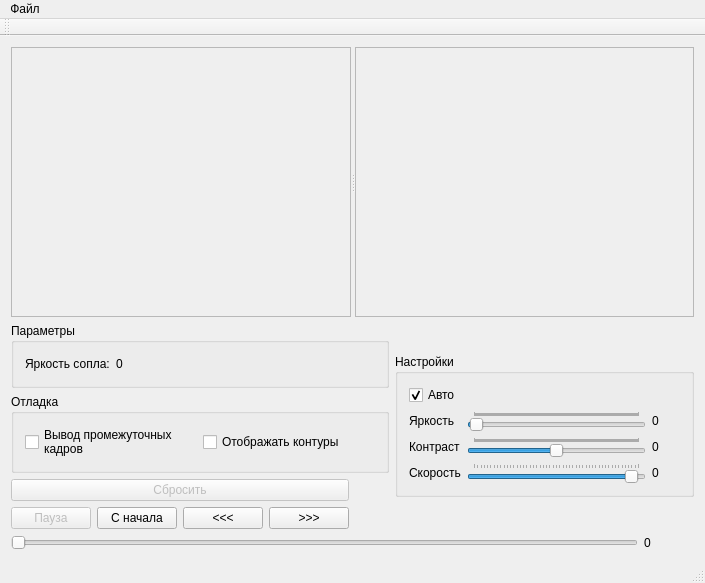
<?xml version="1.0" encoding="UTF-8"?>
<ui version="4.0">
 <class>MainWindow</class>
 <widget class="QMainWindow" name="MainWindow">
  <property name="geometry">
   <rect>
    <x>0</x>
    <y>0</y>
    <width>705</width>
    <height>583</height>
   </rect>
  </property>
  <property name="sizePolicy">
   <sizepolicy hsizetype="Maximum" vsizetype="Maximum">
    <horstretch>0</horstretch>
    <verstretch>0</verstretch>
   </sizepolicy>
  </property>
  <property name="windowTitle">
   <string>MainWindow</string>
  </property>
  <widget class="QWidget" name="centralWidget">
   <layout class="QGridLayout" name="gridLayout_4">
    <item row="0" column="0">
     <layout class="QVBoxLayout" name="verticalLayout_3" stretch="1,0">
      <item>
       <widget class="QSplitter" name="splitter">
        <property name="sizePolicy">
         <sizepolicy hsizetype="Minimum" vsizetype="Minimum">
          <horstretch>0</horstretch>
          <verstretch>0</verstretch>
         </sizepolicy>
        </property>
        <property name="minimumSize">
         <size>
          <width>0</width>
          <height>0</height>
         </size>
        </property>
        <property name="orientation">
         <enum>Qt::Horizontal</enum>
        </property>
        <property name="opaqueResize">
         <bool>true</bool>
        </property>
        <widget class="QScrollArea" name="sceeneBolometr">
         <property name="enabled">
          <bool>true</bool>
         </property>
         <property name="sizePolicy">
          <sizepolicy hsizetype="Minimum" vsizetype="Minimum">
           <horstretch>0</horstretch>
           <verstretch>0</verstretch>
          </sizepolicy>
         </property>
         <property name="minimumSize">
          <size>
           <width>320</width>
           <height>256</height>
          </size>
         </property>
         <property name="sizeIncrement">
          <size>
           <width>0</width>
           <height>0</height>
          </size>
         </property>
         <property name="baseSize">
          <size>
           <width>0</width>
           <height>0</height>
          </size>
         </property>
         <property name="widgetResizable">
          <bool>true</bool>
         </property>
         <widget class="QWidget" name="scrollAreaWidgetContents">
          <property name="geometry">
           <rect>
            <x>0</x>
            <y>0</y>
            <width>339</width>
            <height>267</height>
           </rect>
          </property>
         </widget>
        </widget>
        <widget class="QScrollArea" name="sceeneKreol">
         <property name="enabled">
          <bool>true</bool>
         </property>
         <property name="sizePolicy">
          <sizepolicy hsizetype="Minimum" vsizetype="Minimum">
           <horstretch>0</horstretch>
           <verstretch>0</verstretch>
          </sizepolicy>
         </property>
         <property name="minimumSize">
          <size>
           <width>320</width>
           <height>256</height>
          </size>
         </property>
         <property name="sizeIncrement">
          <size>
           <width>0</width>
           <height>0</height>
          </size>
         </property>
         <property name="baseSize">
          <size>
           <width>0</width>
           <height>0</height>
          </size>
         </property>
         <property name="widgetResizable">
          <bool>true</bool>
         </property>
         <widget class="QWidget" name="scrollAreaWidgetContents_2">
          <property name="geometry">
           <rect>
            <x>0</x>
            <y>0</y>
            <width>338</width>
            <height>267</height>
           </rect>
          </property>
         </widget>
        </widget>
       </widget>
      </item>
      <item>
       <layout class="QHBoxLayout" name="horizontalLayout_2">
        <item>
         <layout class="QVBoxLayout" name="verticalLayout_2" stretch="0,0,0,0">
          <item>
           <widget class="QGroupBox" name="groupBox_2">
            <property name="sizePolicy">
             <sizepolicy hsizetype="Preferred" vsizetype="Maximum">
              <horstretch>0</horstretch>
              <verstretch>0</verstretch>
             </sizepolicy>
            </property>
            <property name="minimumSize">
             <size>
              <width>0</width>
              <height>0</height>
             </size>
            </property>
            <property name="title">
             <string>Параметры</string>
            </property>
            <layout class="QGridLayout" name="gridLayout_3">
             <item row="0" column="0">
              <layout class="QHBoxLayout" name="horizontalLayout_6">
               <item>
                <widget class="QLabel" name="label_3">
                 <property name="sizePolicy">
                  <sizepolicy hsizetype="Maximum" vsizetype="Maximum">
                   <horstretch>0</horstretch>
                   <verstretch>0</verstretch>
                  </sizepolicy>
                 </property>
                 <property name="text">
                  <string>Яркость сопла:</string>
                 </property>
                </widget>
               </item>
               <item>
                <widget class="QLabel" name="_labelBrightness">
                 <property name="sizePolicy">
                  <sizepolicy hsizetype="Maximum" vsizetype="Maximum">
                   <horstretch>0</horstretch>
                   <verstretch>0</verstretch>
                  </sizepolicy>
                 </property>
                 <property name="text">
                  <string>0</string>
                 </property>
                </widget>
               </item>
               <item>
                <spacer name="horizontalSpacer_4">
                 <property name="orientation">
                  <enum>Qt::Horizontal</enum>
                 </property>
                 <property name="sizeHint" stdset="0">
                  <size>
                   <width>40</width>
                   <height>20</height>
                  </size>
                 </property>
                </spacer>
               </item>
              </layout>
             </item>
            </layout>
           </widget>
          </item>
          <item>
           <widget class="QGroupBox" name="groupBox_3">
            <property name="title">
             <string>Отладка</string>
            </property>
            <layout class="QGridLayout" name="gridLayout_2">
             <item row="0" column="0">
              <layout class="QHBoxLayout" name="horizontalLayout_7">
               <item>
                <widget class="QCheckBox" name="_checkBoxDebug">
                 <property name="text">
                  <string>Вывод промежуточных 
кадров</string>
                 </property>
                </widget>
               </item>
               <item>
                <widget class="QCheckBox" name="_checkBoxDrawContours">
                 <property name="sizePolicy">
                  <sizepolicy hsizetype="Minimum" vsizetype="Maximum">
                   <horstretch>0</horstretch>
                   <verstretch>0</verstretch>
                  </sizepolicy>
                 </property>
                 <property name="text">
                  <string>Отображать контуры</string>
                 </property>
                </widget>
               </item>
              </layout>
             </item>
            </layout>
           </widget>
          </item>
          <item>
           <layout class="QHBoxLayout" name="horizontalLayout_4">
            <property name="spacing">
             <number>2</number>
            </property>
            <property name="sizeConstraint">
             <enum>QLayout::SetDefaultConstraint</enum>
            </property>
            <item>
             <widget class="QPushButton" name="_buttonReset">
              <property name="enabled">
               <bool>false</bool>
              </property>
              <property name="sizePolicy">
               <sizepolicy hsizetype="Minimum" vsizetype="Maximum">
                <horstretch>0</horstretch>
                <verstretch>0</verstretch>
               </sizepolicy>
              </property>
              <property name="text">
               <string>Сбросить</string>
              </property>
             </widget>
            </item>
            <item>
             <spacer name="horizontalSpacer_2">
              <property name="orientation">
               <enum>Qt::Horizontal</enum>
              </property>
              <property name="sizeType">
               <enum>QSizePolicy::Minimum</enum>
              </property>
              <property name="sizeHint" stdset="0">
               <size>
                <width>40</width>
                <height>20</height>
               </size>
              </property>
             </spacer>
            </item>
           </layout>
          </item>
          <item>
           <layout class="QHBoxLayout" name="horizontalLayout">
            <property name="sizeConstraint">
             <enum>QLayout::SetMinimumSize</enum>
            </property>
            <item>
             <widget class="QPushButton" name="pushButton">
              <property name="enabled">
               <bool>false</bool>
              </property>
              <property name="sizePolicy">
               <sizepolicy hsizetype="Minimum" vsizetype="Maximum">
                <horstretch>0</horstretch>
                <verstretch>0</verstretch>
               </sizepolicy>
              </property>
              <property name="text">
               <string>Пауза</string>
              </property>
             </widget>
            </item>
            <item>
             <widget class="QPushButton" name="pushButtonReplay">
              <property name="sizePolicy">
               <sizepolicy hsizetype="Minimum" vsizetype="Maximum">
                <horstretch>0</horstretch>
                <verstretch>0</verstretch>
               </sizepolicy>
              </property>
              <property name="text">
               <string>С начала</string>
              </property>
             </widget>
            </item>
            <item>
             <widget class="QPushButton" name="_pushButtonReplayAgo">
              <property name="sizePolicy">
               <sizepolicy hsizetype="Minimum" vsizetype="Maximum">
                <horstretch>0</horstretch>
                <verstretch>0</verstretch>
               </sizepolicy>
              </property>
              <property name="text">
               <string>&lt;&lt;&lt;</string>
              </property>
             </widget>
            </item>
            <item>
             <widget class="QPushButton" name="_pushButtonForward">
              <property name="sizePolicy">
               <sizepolicy hsizetype="Minimum" vsizetype="Maximum">
                <horstretch>0</horstretch>
                <verstretch>0</verstretch>
               </sizepolicy>
              </property>
              <property name="text">
               <string>&gt;&gt;&gt;</string>
              </property>
             </widget>
            </item>
            <item>
             <spacer name="horizontalSpacer_3">
              <property name="orientation">
               <enum>Qt::Horizontal</enum>
              </property>
              <property name="sizeHint" stdset="0">
               <size>
                <width>40</width>
                <height>20</height>
               </size>
              </property>
             </spacer>
            </item>
           </layout>
          </item>
         </layout>
        </item>
        <item>
         <widget class="QGroupBox" name="groupBox">
          <property name="sizePolicy">
           <sizepolicy hsizetype="Minimum" vsizetype="Maximum">
            <horstretch>0</horstretch>
            <verstretch>0</verstretch>
           </sizepolicy>
          </property>
          <property name="title">
           <string>Настройки</string>
          </property>
          <layout class="QVBoxLayout" name="verticalLayout">
           <property name="sizeConstraint">
            <enum>QLayout::SetMinimumSize</enum>
           </property>
           <item>
            <layout class="QHBoxLayout" name="horizontalLayout_3">
             <property name="sizeConstraint">
              <enum>QLayout::SetMaximumSize</enum>
             </property>
             <item>
              <widget class="QCheckBox" name="checkBox">
               <property name="sizePolicy">
                <sizepolicy hsizetype="Fixed" vsizetype="Maximum">
                 <horstretch>0</horstretch>
                 <verstretch>0</verstretch>
                </sizepolicy>
               </property>
               <property name="text">
                <string>Авто</string>
               </property>
               <property name="checkable">
                <bool>true</bool>
               </property>
               <property name="checked">
                <bool>true</bool>
               </property>
              </widget>
             </item>
             <item>
              <spacer name="horizontalSpacer">
               <property name="orientation">
                <enum>Qt::Horizontal</enum>
               </property>
               <property name="sizeHint" stdset="0">
                <size>
                 <width>40</width>
                 <height>20</height>
                </size>
               </property>
              </spacer>
             </item>
            </layout>
           </item>
           <item>
            <layout class="QGridLayout" name="gridLayout" columnstretch="0,0,0">
             <property name="sizeConstraint">
              <enum>QLayout::SetMinimumSize</enum>
             </property>
             <item row="3" column="1">
              <widget class="QSlider" name="_sliderSpeed">
               <property name="sizePolicy">
                <sizepolicy hsizetype="Preferred" vsizetype="Maximum">
                 <horstretch>0</horstretch>
                 <verstretch>0</verstretch>
                </sizepolicy>
               </property>
               <property name="maximum">
                <number>500</number>
               </property>
               <property name="value">
                <number>480</number>
               </property>
               <property name="tracking">
                <bool>true</bool>
               </property>
               <property name="orientation">
                <enum>Qt::Horizontal</enum>
               </property>
               <property name="invertedAppearance">
                <bool>false</bool>
               </property>
               <property name="invertedControls">
                <bool>true</bool>
               </property>
               <property name="tickPosition">
                <enum>QSlider::TicksAbove</enum>
               </property>
              </widget>
             </item>
             <item row="1" column="1">
              <widget class="QSlider" name="sliderBrightness">
               <property name="sizePolicy">
                <sizepolicy hsizetype="Expanding" vsizetype="Maximum">
                 <horstretch>0</horstretch>
                 <verstretch>0</verstretch>
                </sizepolicy>
               </property>
               <property name="maximum">
                <number>5000</number>
               </property>
               <property name="value">
                <number>60</number>
               </property>
               <property name="orientation">
                <enum>Qt::Horizontal</enum>
               </property>
               <property name="tickPosition">
                <enum>QSlider::TicksAbove</enum>
               </property>
              </widget>
             </item>
             <item row="1" column="2">
              <widget class="QLabel" name="_labelBrigh">
               <property name="sizePolicy">
                <sizepolicy hsizetype="Preferred" vsizetype="Maximum">
                 <horstretch>0</horstretch>
                 <verstretch>0</verstretch>
                </sizepolicy>
               </property>
               <property name="minimumSize">
                <size>
                 <width>28</width>
                 <height>0</height>
                </size>
               </property>
               <property name="text">
                <string>0</string>
               </property>
               <property name="buddy">
                <cstring>sliderBrightness</cstring>
               </property>
              </widget>
             </item>
             <item row="3" column="2">
              <widget class="QLabel" name="_labelSpeed">
               <property name="sizePolicy">
                <sizepolicy hsizetype="Maximum" vsizetype="Maximum">
                 <horstretch>0</horstretch>
                 <verstretch>0</verstretch>
                </sizepolicy>
               </property>
               <property name="minimumSize">
                <size>
                 <width>28</width>
                 <height>0</height>
                </size>
               </property>
               <property name="text">
                <string>0</string>
               </property>
              </widget>
             </item>
             <item row="2" column="2">
              <widget class="QLabel" name="_labelContrast">
               <property name="sizePolicy">
                <sizepolicy hsizetype="Preferred" vsizetype="Maximum">
                 <horstretch>0</horstretch>
                 <verstretch>0</verstretch>
                </sizepolicy>
               </property>
               <property name="minimumSize">
                <size>
                 <width>28</width>
                 <height>0</height>
                </size>
               </property>
               <property name="text">
                <string>0</string>
               </property>
               <property name="buddy">
                <cstring>sliderContrast</cstring>
               </property>
              </widget>
             </item>
             <item row="3" column="0">
              <widget class="QLabel" name="label_5">
               <property name="sizePolicy">
                <sizepolicy hsizetype="Fixed" vsizetype="Maximum">
                 <horstretch>0</horstretch>
                 <verstretch>0</verstretch>
                </sizepolicy>
               </property>
               <property name="text">
                <string>Скорость</string>
               </property>
              </widget>
             </item>
             <item row="2" column="0">
              <widget class="QLabel" name="label_2">
               <property name="sizePolicy">
                <sizepolicy hsizetype="Fixed" vsizetype="Maximum">
                 <horstretch>0</horstretch>
                 <verstretch>0</verstretch>
                </sizepolicy>
               </property>
               <property name="text">
                <string>Контраст</string>
               </property>
              </widget>
             </item>
             <item row="2" column="1">
              <widget class="QSlider" name="sliderContrast">
               <property name="sizePolicy">
                <sizepolicy hsizetype="Expanding" vsizetype="Maximum">
                 <horstretch>0</horstretch>
                 <verstretch>0</verstretch>
                </sizepolicy>
               </property>
               <property name="maximum">
                <number>6000</number>
               </property>
               <property name="singleStep">
                <number>1</number>
               </property>
               <property name="pageStep">
                <number>10</number>
               </property>
               <property name="value">
                <number>3000</number>
               </property>
               <property name="orientation">
                <enum>Qt::Horizontal</enum>
               </property>
               <property name="tickPosition">
                <enum>QSlider::TicksAbove</enum>
               </property>
              </widget>
             </item>
             <item row="1" column="0">
              <widget class="QLabel" name="label">
               <property name="sizePolicy">
                <sizepolicy hsizetype="Fixed" vsizetype="Maximum">
                 <horstretch>0</horstretch>
                 <verstretch>0</verstretch>
                </sizepolicy>
               </property>
               <property name="baseSize">
                <size>
                 <width>4</width>
                 <height>0</height>
                </size>
               </property>
               <property name="text">
                <string>Яркость</string>
               </property>
              </widget>
             </item>
            </layout>
           </item>
          </layout>
         </widget>
        </item>
       </layout>
      </item>
     </layout>
    </item>
    <item row="1" column="0">
     <layout class="QHBoxLayout" name="horizontalLayout_5">
      <item>
       <widget class="QSlider" name="horizontalSlider">
        <property name="enabled">
         <bool>false</bool>
        </property>
        <property name="orientation">
         <enum>Qt::Horizontal</enum>
        </property>
       </widget>
      </item>
      <item>
       <widget class="QLabel" name="textLabelCadrCount">
        <property name="enabled">
         <bool>true</bool>
        </property>
        <property name="minimumSize">
         <size>
          <width>50</width>
          <height>0</height>
         </size>
        </property>
        <property name="text">
         <string>0</string>
        </property>
       </widget>
      </item>
     </layout>
    </item>
   </layout>
   <zorder></zorder>
  </widget>
  <widget class="QMenuBar" name="menuBar">
   <property name="geometry">
    <rect>
     <x>0</x>
     <y>0</y>
     <width>705</width>
     <height>20</height>
    </rect>
   </property>
   <widget class="QMenu" name="menu">
    <property name="title">
     <string>Файл</string>
    </property>
    <addaction name="action"/>
   </widget>
   <addaction name="menu"/>
  </widget>
  <widget class="QToolBar" name="mainToolBar">
   <attribute name="toolBarArea">
    <enum>TopToolBarArea</enum>
   </attribute>
   <attribute name="toolBarBreak">
    <bool>false</bool>
   </attribute>
  </widget>
  <widget class="QStatusBar" name="statusBar"/>
  <action name="action">
   <property name="text">
    <string>Открыть</string>
   </property>
  </action>
 </widget>
 <layoutdefault spacing="6" margin="11"/>
 <resources/>
 <connections>
  <connection>
   <sender>sliderBrightness</sender>
   <signal>valueChanged(int)</signal>
   <receiver>_labelBrigh</receiver>
   <slot>setNum(int)</slot>
   <hints>
    <hint type="sourcelabel">
     <x>922</x>
     <y>538</y>
    </hint>
    <hint type="destinationlabel">
     <x>956</x>
     <y>531</y>
    </hint>
   </hints>
  </connection>
  <connection>
   <sender>sliderContrast</sender>
   <signal>valueChanged(int)</signal>
   <receiver>_labelContrast</receiver>
   <slot>setNum(int)</slot>
   <hints>
    <hint type="sourcelabel">
     <x>922</x>
     <y>571</y>
    </hint>
    <hint type="destinationlabel">
     <x>956</x>
     <y>564</y>
    </hint>
   </hints>
  </connection>
  <connection>
   <sender>_sliderSpeed</sender>
   <signal>valueChanged(int)</signal>
   <receiver>_labelSpeed</receiver>
   <slot>setNum(int)</slot>
   <hints>
    <hint type="sourcelabel">
     <x>922</x>
     <y>604</y>
    </hint>
    <hint type="destinationlabel">
     <x>956</x>
     <y>597</y>
    </hint>
   </hints>
  </connection>
  <connection>
   <sender>horizontalSlider</sender>
   <signal>valueChanged(int)</signal>
   <receiver>textLabelCadrCount</receiver>
   <slot>setNum(int)</slot>
   <hints>
    <hint type="sourcelabel">
     <x>855</x>
     <y>635</y>
    </hint>
    <hint type="destinationlabel">
     <x>926</x>
     <y>636</y>
    </hint>
   </hints>
  </connection>
 </connections>
</ui>
